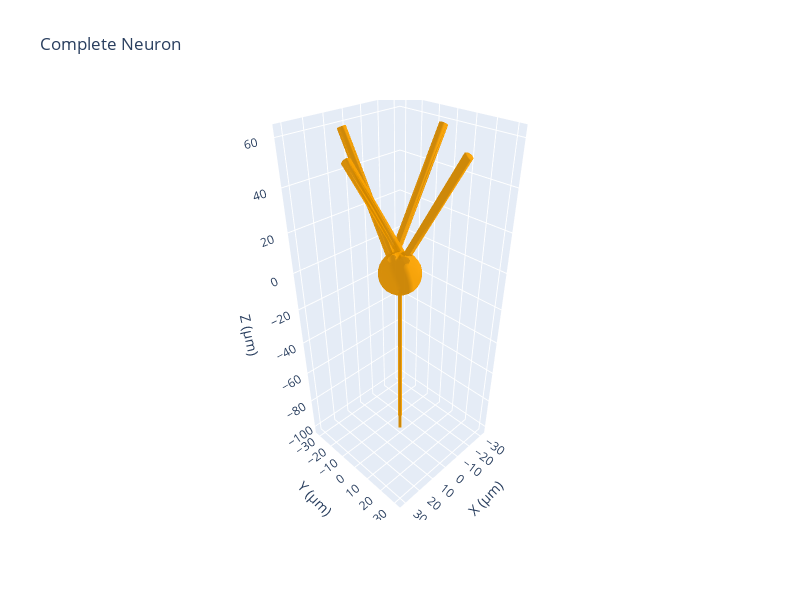

The cell this chart's notebook holds for it:
### Markdown cell above
## 3D Visualization

### Code cell
# Visualize the complete neuron
fig = visualize_mesh_3d(
    neuron, 
    title="Complete Neuron",
    color="orange"
)
fig.show()

### Figure 1 — Plotly figure (JSON) as saved in the notebook; plotly's stock layout.template omitted (floating-point values rounded to 4 significant figures; data arrays with more than 128 entries replaced by an {"elided": "..."} marker saying what was removed)
{"data": [{"color": "orange", "i": {"elided": "636 int values"}, "j": {"elided": "636 int values"}, "k": {"elided": "636 int values"}, "name": "Mesh", "opacity": 0.8, "type": "mesh3d", "x": {"elided": "320 float values"}, "y": {"elided": "320 float values"}, "z": {"elided": "320 float values"}}], "layout": {"height": 600, "scene": {"aspectmode": "data", "camera": {"eye": {"x": 1.5, "y": 1.5, "z": 1.5}}, "xaxis": {"title": {"text": "X (µm)"}}, "yaxis": {"title": {"text": "Y (µm)"}}, "zaxis": {"title": {"text": "Z (µm)"}}}, "title": {"text": "Complete Neuron"}, "width": 800}}
